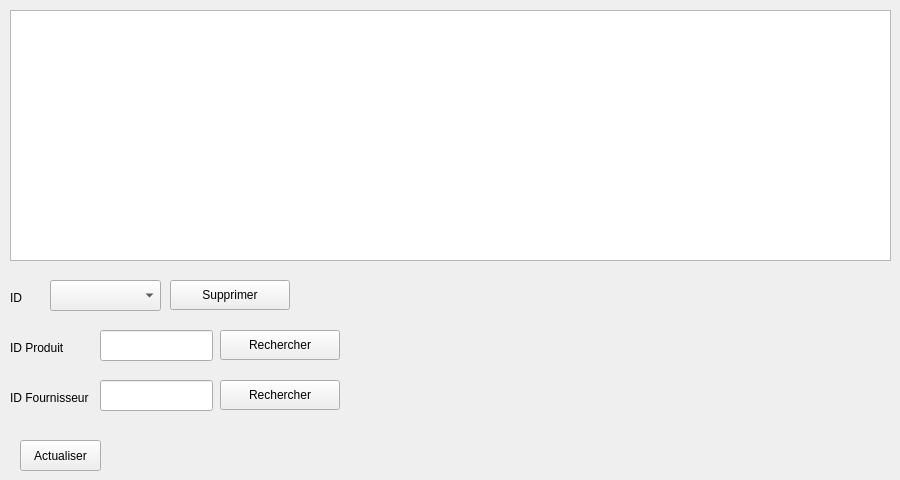
        <widget class="QWidget" name="tab_33">
         <attribute name="title">
          <string>Consulter Les Commandes Fournisseur</string>
         </attribute>
         <widget class="QTableView" name="tabCommandeFournisseur">
          <property name="geometry">
           <rect>
            <x>10</x>
            <y>10</y>
            <width>881</width>
            <height>251</height>
           </rect>
          </property>
         </widget>
         <widget class="QPushButton" name="pushButton_47">
          <property name="geometry">
           <rect>
            <x>170</x>
            <y>280</y>
            <width>120</width>
            <height>30</height>
           </rect>
          </property>
          <property name="text">
           <string>Supprimer</string>
          </property>
         </widget>
         <widget class="QLabel" name="label_106">
          <property name="geometry">
           <rect>
            <x>10</x>
            <y>290</y>
            <width>31</width>
            <height>16</height>
           </rect>
          </property>
          <property name="text">
           <string>ID</string>
          </property>
         </widget>
         <widget class="QLineEdit" name="CF_S_F">
          <property name="geometry">
           <rect>
            <x>100</x>
            <y>380</y>
            <width>113</width>
            <height>31</height>
           </rect>
          </property>
         </widget>
         <widget class="QLabel" name="label_130">
          <property name="geometry">
           <rect>
            <x>10</x>
            <y>390</y>
            <width>80</width>
            <height>16</height>
           </rect>
          </property>
          <property name="text">
           <string>ID Fournisseur</string>
          </property>
         </widget>
         <widget class="QPushButton" name="pushButton_48">
          <property name="geometry">
           <rect>
            <x>220</x>
            <y>380</y>
            <width>120</width>
            <height>30</height>
           </rect>
          </property>
          <property name="text">
           <string>Rechercher</string>
          </property>
         </widget>
         <widget class="QLineEdit" name="CF_S_P">
          <property name="geometry">
           <rect>
            <x>100</x>
            <y>330</y>
            <width>113</width>
            <height>31</height>
           </rect>
          </property>
         </widget>
         <widget class="QLabel" name="label_131">
          <property name="geometry">
           <rect>
            <x>10</x>
            <y>340</y>
            <width>80</width>
            <height>16</height>
           </rect>
          </property>
          <property name="text">
           <string>ID Produit</string>
          </property>
         </widget>
         <widget class="QPushButton" name="pushButton_49">
          <property name="geometry">
           <rect>
            <x>220</x>
            <y>330</y>
            <width>120</width>
            <height>30</height>
           </rect>
          </property>
          <property name="text">
           <string>Rechercher</string>
          </property>
         </widget>
         <widget class="QComboBox" name="CF_DELETE_COMBO">
          <property name="geometry">
           <rect>
            <x>50</x>
            <y>280</y>
            <width>111</width>
            <height>31</height>
           </rect>
          </property>
         </widget>
         <widget class="QPushButton" name="CF_Act">
          <property name="geometry">
           <rect>
            <x>20</x>
            <y>440</y>
            <width>81</width>
            <height>31</height>
           </rect>
          </property>
          <property name="text">
           <string>Actualiser</string>
          </property>
         </widget>
        </widget>
